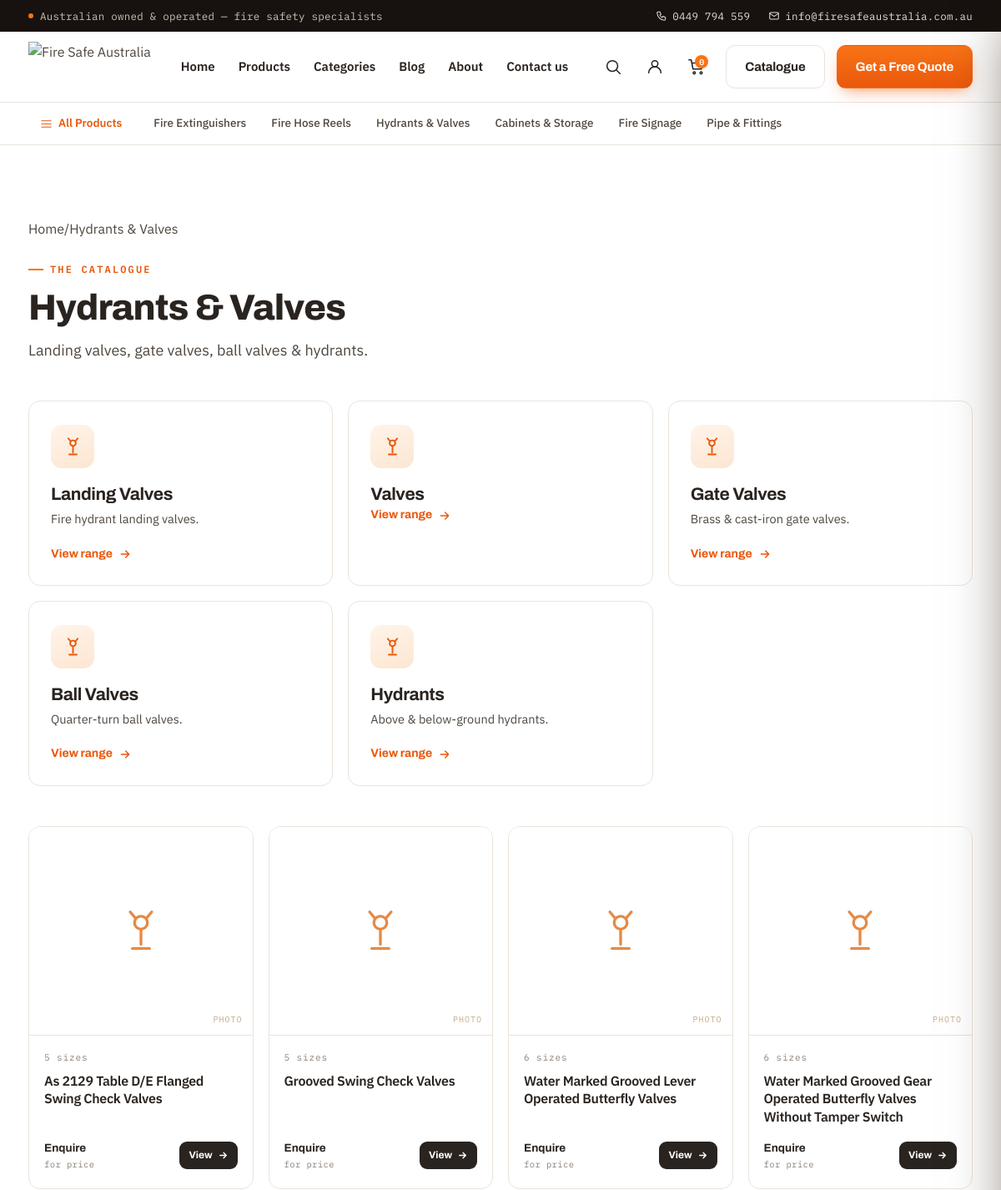
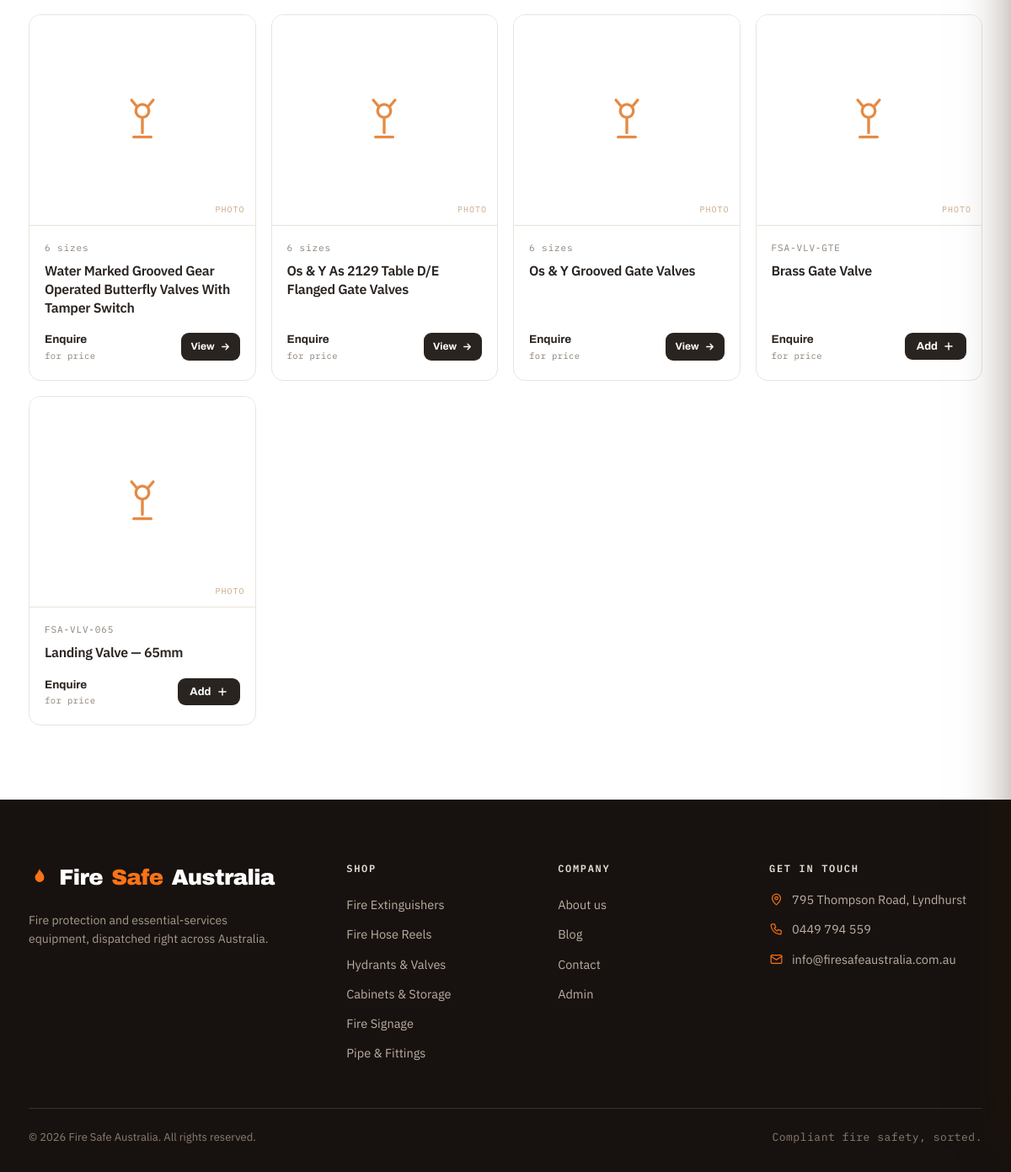
Screenshot of /category/hydrants-valves with the database file from the repository (2 pictures, top to bottom).
### tables this page shows
CREATE TABLE `categories` (
  `id` int(11) NOT NULL AUTO_INCREMENT,
  `parent_id` int(11) DEFAULT NULL,
  `name` varchar(191) NOT NULL,
  `slug` varchar(191) NOT NULL,
  `description` text DEFAULT NULL,
  `image` varchar(255) DEFAULT NULL,
  `position` int(11) NOT NULL DEFAULT 0,
  `created_at` timestamp NULL DEFAULT current_timestamp(),
  PRIMARY KEY (`id`),
  UNIQUE KEY `slug` (`slug`),
  KEY `parent_id` (`parent_id`),
  CONSTRAINT `fk_cat_parent` FOREIGN KEY (`parent_id`) REFERENCES `categories` (`id`) ON DELETE SET NULL
);

CREATE TABLE `products` (
  `id` int(11) NOT NULL AUTO_INCREMENT,
  `category_id` int(11) DEFAULT NULL,
  `sku` varchar(191) DEFAULT NULL,
  `title` varchar(255) NOT NULL,
  `slug` varchar(191) NOT NULL,
  `description` mediumtext DEFAULT NULL,
  `price` decimal(10,2) DEFAULT NULL,
  `images` text DEFAULT NULL,
  `status` enum('draft','published') NOT NULL DEFAULT 'draft',
  `featured` tinyint(1) NOT NULL DEFAULT 0,
  `created_at` timestamp NULL DEFAULT current_timestamp(),
  `updated_at` timestamp NULL DEFAULT current_timestamp() ON UPDATE current_timestamp(),
  PRIMARY KEY (`id`),
  UNIQUE KEY `slug` (`slug`),
  UNIQUE KEY `sku` (`sku`),
  KEY `category_id` (`category_id`),
  KEY `status` (`status`),
  CONSTRAINT `fk_prod_cat` FOREIGN KEY (`category_id`) REFERENCES `categories` (`id`) ON DELETE SET NULL
);

### app/partials.php (the view, shortened to what the rows shown need)
<?php
function cart_control(array $product, string $btnClass = 'btn-sm', string $label = 'Add'): string
{
    $json = htmlspecialchars(json_encode($product, JSON_UNESCAPED_SLASHES), ENT_QUOTES, 'UTF-8');
    return '<span class="js-cart-control" data-product="' . $json . '" data-btnclass="' . e($btnClass) . '" data-label="' . e($label) . '"></span>';
}
function price_or_enquire($price, bool $selling): string
{
    $f = $selling ? money($price) : null;
    return '<span class="prod-price">Enquire<span>for price</span></span>';
}
function product_card(array $p, bool $selling): string
{
    $href = url('products/' . $p['slug']);
    $hasVar = !empty($p['variants']);
    $imgs = json_arr($p['images'] ?? null);
    $img = $imgs[0] ?? null;
    $media = $img
        ? '<img class="pc-img" src="' . e($img) . '" alt="' . e($p['title']) . '">'
        : icon(product_icon($p['category_slug'] ?? null)) . '<span class="ph">PHOTO</span>';
    $skuLine = $p['sku'] ?: ($hasVar ? (count($p['variants']) . ' sizes') : '');
    $swatches = '';
    $foot = price_or_enquire($p['price'] ?? null, $selling);
    if ($hasVar) {
        $foot .= '<a href="' . $href . '" class="btn-sm view-sizes">View ' . icon('arrow-right') . '</a>';
    } else {
        $foot .= cart_control([
            'productId' => $p['sku'] ?: ('p' . $p['id']),
            'sku' => $p['sku'] ?: ('p' . $p['id']),
            'title' => $p['title'], 'slug' => $p['slug'], 'image' => $img,
            'price' => $selling ? ($p['price'] !== null ? (float)$p['price'] : null) : null,
        ]);
    }
    return '<div class="prod-card reveal">'
        . '<a href="' . $href . '" class="prod-media">' . $media . '</a>'
        . '<div class="prod-body"><div class="prod-head"><span class="prod-sku">' . e($skuLine) . '</span>' . $swatches . '</div>'
        . '<h3><a href="' . $href . '">' . e($p['title']) . '</a></h3>'
        . '<div class="prod-foot">' . $foot . '</div></div></div>';
}
function category_card(array $c, ?string $href = null): string
{
    $href = $href ?: url('category/' . $c['slug']);
    return '<a class="cat-card reveal" href="' . $href . '">'
        . '<div class="cat-top"><div class="cat-ic">' . icon(product_icon($c['slug'])) . '</div></div>'
        . '<h3>' . e($c['name']) . '</h3>'
        . ($c['description'] ? '<p>' . e($c['description']) . '</p>' : '')
        . '<span class="cat-link">View range ' . icon('arrow-right') . '</span></a>';
}

### app/pages.php (shortened to what the rows shown need)
<?php
require __DIR__ . '/partials.php';
function section_head(string $eyebrow, string $title, string $lead = ''): string
{
    return '<div class="section-head reveal"><span class="eyebrow">' . e($eyebrow) . '</span><h2>' . e($title) . '</h2>'
        . ($lead ? '<p class="lead">' . e($lead) . '</p>' : '') . '</div>';
}
function breadcrumbs(array $items): string
{
    $h = '<nav class="breadcrumbs" aria-label="Breadcrumb">';
    $n = count($items);
    foreach ($items as $i => $it) {
        $last = $i === $n - 1;
        if (!empty($it['href']) && !$last) $h .= '<a href="' . e($it['href']) . '">' . e($it['label']) . '</a>';
        else $h .= '<span' . ($last ? ' class="cur"' : '') . '>' . e($it['label']) . '</span>';
        if (!$last) $h .= '<span class="sep">/</span>';
    }
    return $h . '</nav>';
}
function page_category(array $slugs): void
{
    $tog = toggles();
    $r = resolve_category_path($slugs);
    $res = query_products(['category_ids' => $r['descendantIds'], 'sort' => 'newest', 'page' => 1, 'perPage' => 96]);
    $crumbs = [['label' => 'Home', 'href' => url('')]];
    $acc = [];
    foreach ($r['chain'] as $i => $c) {
        $acc[] = $c['slug'];
        $isLast = $i === count($r['chain']) - 1;
        $crumbs[] = ['label' => $c['name'], 'href' => $isLast ? null : url('category/' . implode('/', $acc))];
    }
    $sub = '';
    if ($r['children']) {
        $sub = '<div style="margin-bottom:48px"><div class="cat-grid">';
        foreach ($r['children'] as $c) $sub .= category_card($c, url('category/' . implode('/', array_merge($slugs, [$c['slug']]))));
        $sub .= '</div></div>';
    }
    $grid = '';
    if ($res['items']) {
        $grid = '<div class="prod-grid">';
        foreach ($res['items'] as $p) $grid .= product_card($p, $tog['sellingEnabled']);
        $grid .= '</div>';
    } elseif (!$r['children']) {
        $grid = '<p style="color:var(--muted)">No products in this category yet.</p>';
    }
    $node = $r['node'];
    $h = '<section><div class="wrap">' . breadcrumbs($crumbs)
        . '<div style="margin-top:18px">' . section_head('The catalogue', $node['name'], $node['description'] ?? '') . '</div>'
        . $sub . $grid . '</div></section>';
    respond($h, ['title' => $node['name'] . ' · ' . SITE_NAME, 'desc' => $node['description'] ?: ('Browse ' . $node['name'] . ' at ' . SITE_NAME)]);
}

### app/helpers.php (shortened to what the rows shown need)
<?php
function e(?string $s): string
{
    return htmlspecialchars((string)$s, ENT_QUOTES, 'UTF-8');
}
function url(string $path = ''): string
{
    if ($path === '' || $path === '/') return BASE_PATH . '/';
    return BASE_PATH . '/' . ltrim($path, '/');
}
function json_arr(?string $s): array
{
    $v = json_decode($s, true);
    return is_array($v) ? $v : [];
}
function view(string $name, array $data = []): string
{
    extract($data, EXTR_SKIP);
    require __DIR__ . '/views/' . $name . '.php';
    return (string)ob_get_clean();
}
function respond(string $content, array $opts = []): void
{
    echo view('layout', array_merge($opts, ['content' => $content]));
}
function setting(string $key, $default = null)
{
    $v = q_val('SELECT value FROM settings WHERE `key` = ?', [$key]);
    if ($v === false || $v === null) return $default;
    $decoded = json_decode((string)$v, true);
    return $decoded === null ? $default : $decoded;
}
function toggles(): array
{
    return array_merge(
        ['sellingEnabled' => false, 'enquiryEnabled' => true, 'guestCheckout' => true],
        (array)setting('toggles', [])
    );
}
function branding(): array
{
    return array_merge(
        ['logoUrl' => url('assets/logo.png'), 'faviconUrl' => url('assets/favicon.ico'), 'logoWidth' => 0, 'logoHeight' => 60],
        (array)setting('general', [])
    );
}
function icon(string $name, string $class = 'icon', string $style = ''): string
{
    static $stroke = [
        'arrow-right' => '<path d="M5 12h14M13 6l6 6-6 6"/>',
        'phone' => '<path d="M5 4h4l2 5-2.5 1.5a11 11 0 0 0 5 5L15 13l5 2v4a2 2 0 0 1-2 2A16 16 0 0 1 3 6a2 2 0 0 1 2-2z"/>',
        'mail' => '<rect x="3" y="5" width="18" height="14" rx="2"/><path d="m3 7 9 6 9-6"/>',
        'search' => '<circle cx="11" cy="11" r="7"/><path d="m21 21-4.3-4.3"/>',
        'user' => '<circle cx="12" cy="8" r="4"/><path d="M4 20a8 8 0 0 1 16 0"/>',
        'cart' => '<circle cx="9" cy="20" r="1.4"/><circle cx="18" cy="20" r="1.4"/><path d="M2 3h3l2.4 12h11l2-8H6"/>',
        'menu' => '<path d="M3 6h18M3 12h18M3 18h18"/>',
        'check' => '<path d="M20 6 9 17l-5-5"/>',
        'plus' => '<path d="M12 5v14M5 12h14"/>',
        'minus' => '<path d="M5 12h14"/>',
        'trash' => '<path d="M4 7h16M9 7V5h6v2M6 7l1 13h10l1-13"/>',
        'pin' => '<path d="M12 21s-7-5.7-7-11a7 7 0 0 1 14 0c0 5.3-7 11-7 11z"/><circle cx="12" cy="10" r="2.5"/>',
        'shield-check' => '<path d="M12 3l8 3v5c0 5-3.5 8-8 10-4.5-2-8-5-8-10V6z"/><path d="m9 12 2 2 4-4"/>',
        'truck' => '<path d="M3 7h11v9H3z"/><path d="M14 10h4l3 3v3h-7z"/><circle cx="7" cy="18" r="1.6"/><circle cx="18" cy="18" r="1.6"/>',
        'headset' => '<path d="M4 13v-1a8 8 0 0 1 16 0v1"/><rect x="3" y="13" width="4" height="6" rx="1.5"/><rect x="17" y="13" width="4" height="6" rx="1.5"/><path d="M20 19a4 4 0 0 1-4 3h-3"/>',
        'gem' => '<path d="M3 11 11 3l10 10-8 8z"/><circle cx="8" cy="8" r="1.4"/>',
        'clock' => '<circle cx="12" cy="12" r="8"/><path d="M12 8v4l3 2"/>',
        'extinguisher' => '<rect x="8" y="7" width="8" height="14" rx="3"/><path d="M12 7V4h3M9 4h3"/><path d="M8 11h8"/>',
        'hose-reel' => '<circle cx="12" cy="12" r="8"/><circle cx="12" cy="12" r="3"/><path d="M20 12h2"/>',
        'valve' => '<circle cx="12" cy="8" r="3"/><path d="M12 11v7M8 20h8"/><path d="m9.5 6-2.5-3M14.5 6 17 3"/>',
        'cabinet' => '<rect x="5" y="3" width="14" height="18" rx="2"/><path d="M12 3v18"/><path d="M9.5 12h.01M14.5 12h.01"/>',
        'sign' => '<rect x="4" y="4" width="16" height="11" rx="2"/><path d="M12 15v5M9 20h6"/><path d="M12 7v3M12 12h.01"/>',
        'fittings' => '<path d="M4 20v-7a5 5 0 0 1 5-5h7"/><path d="M2 20h4M14 6v4"/><circle cx="18" cy="8" r="2"/>',
        'image' => '<rect x="3" y="4" width="18" height="16" rx="2"/><circle cx="8.5" cy="9" r="1.5"/><path d="m4 18 5-5 4 4 3-3 4 4"/>',
    ];
    if ($name === 'flame') {
        return '<svg class="' . e($class) . '" viewBox="0 0 24 24" fill="currentColor"' . ($style ? ' style="' . e($style) . '"' : '') . '><path d="M12 2c1.4 3.8 5 5.3 5 9.5a5 5 0 0 1-10 0c0-2 .8-3.3 1.8-4.4C8 9.6 9 7.6 12 2z"/></svg>';
    }
    $body = $stroke[$name] ?? $stroke['extinguisher'];
    return '<svg class="' . e($class) . '" viewBox="0 0 24 24"' . ($style ? ' style="' . e($style) . '"' : '') . '>' . $body . '</svg>';
}

### app/views/layout.php (shortened to what the rows shown need)
<?php
$brand = branding();
$tog = toggles();
$navLinks = [
    ['Home', url('')], ['Products', url('products')], ['Categories', url('categories')],
    ['Blog', url('blog')], ['About', url('about')], ['Contact us', url('contact')],
];
$tops = top_categories();
?><!DOCTYPE html>
<html lang="en-AU">
<head>
<link rel="stylesheet" href="<?= url('assets/css/style.css') ?>">
</head>
<body>
      <?php $catUrl = $brand['catalogueUrl'] ?? ''; ?>
  <?php if ($tops): ?>
  <div class="cat-bar"><div class="wrap"><nav class="cat-bar-nav" aria-label="Product categories">
    <a href="<?= url('products') ?>" class="cat-bar-all"><?= icon('menu', 'icon', 'width:15px;height:15px') ?>All Products</a>
    <?php foreach ($tops as $c): ?><a href="<?= url('category/' . $c['slug']) ?>"><?= e($c['name']) ?></a><?php endforeach; ?>
  </nav></div></div>
  <?php endif; ?>
  <main><?= $content ?></main>
  <footer class="site-footer"><div class="wrap">
    <div class="foot-top">
      <div class="foot-col"><h5>Shop</h5>
        <?php foreach ($tops as $c): ?><a href="<?= url('category/' . $c['slug']) ?>"><?= e($c['name']) ?></a><?php endforeach; ?>
      </div>
    </div>
  </div></footer>
</body>
</html>

### rows the page displays
categories: name "Fire Extinguishers"
categories: name "Fire Hose Reels"
categories: name "Hydrants & Valves", description "Landing valves, gate valves, ball valves & hydrants."
categories: name "Cabinets & Storage"
categories: name "Fire Signage"
categories: name "Pipe & Fittings"
categories: name "Landing Valves", description "Fire hydrant landing valves."
categories: name "Valves"
categories: name "Gate Valves", description "Brass & cast-iron gate valves."
categories: name "Ball Valves", description "Quarter-turn ball valves."
categories: name "Hydrants", description "Above & below-ground hydrants."
products: sku "5 sizes", title "As 2129 Table D/E Flanged Swing Check Valves"
products: sku "5 sizes", title "Grooved Swing Check Valves"
products: sku "6 sizes", title "Water Marked Grooved Lever Operated Butterfly Valves"
products: sku "6 sizes", title "Water Marked Grooved Gear Operated Butterfly Valves Without Tamper Switch"
products: sku "6 sizes", title "Water Marked Grooved Gear Operated Butterfly Valves With Tamper Switch"
products: sku "6 sizes", title "Os & Y As 2129 Table D/E Flanged Gate Valves"
products: sku "6 sizes", title "Os & Y Grooved Gate Valves"
products: sku "FSA-VLV-GTE", title "Brass Gate Valve"
products: sku "FSA-VLV-065", title "Landing Valve — 65mm"

### other values shown
CO_PHONE "0449 794 559"
CO_EMAIL "info@firesafeaustralia.com.au"
$l[0] "Home"
$l[0] "Products"
$l[0] "Categories"
$l[0] "Blog"
$l[0] "About"
$l[0] "Contact us"
$it['label'] "Home"
$it['label'] "Hydrants & Valves"
$eyebrow "THE CATALOGUE"
CO_ADDRESS "795 Thompson Road, Lyndhurst"
SITE_NAME "Fire Safe Australia"
